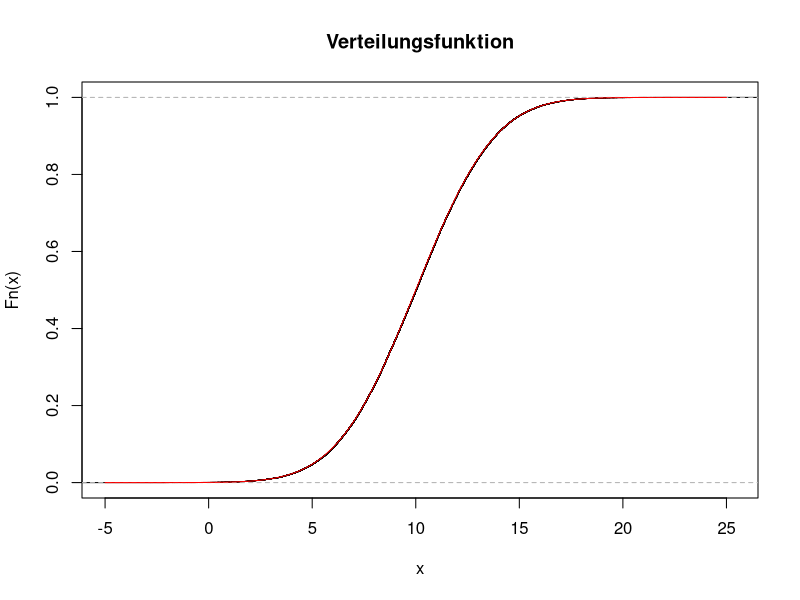
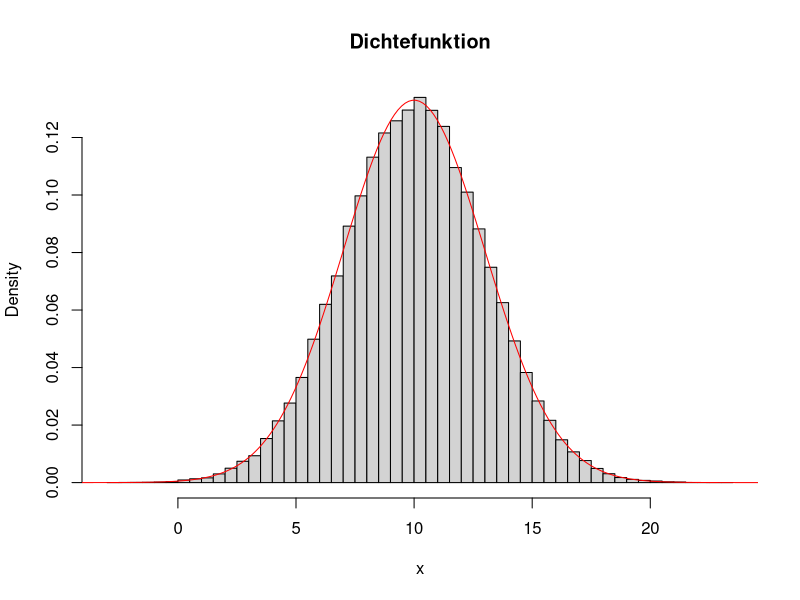
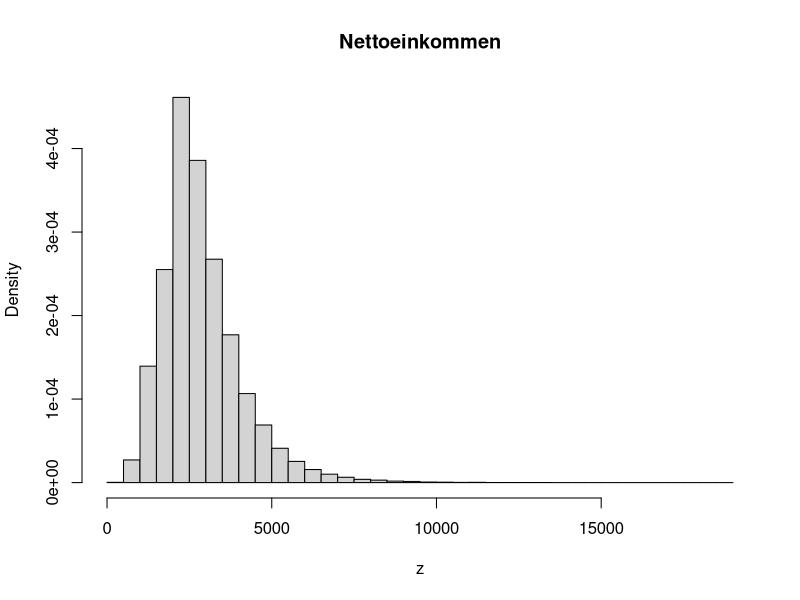
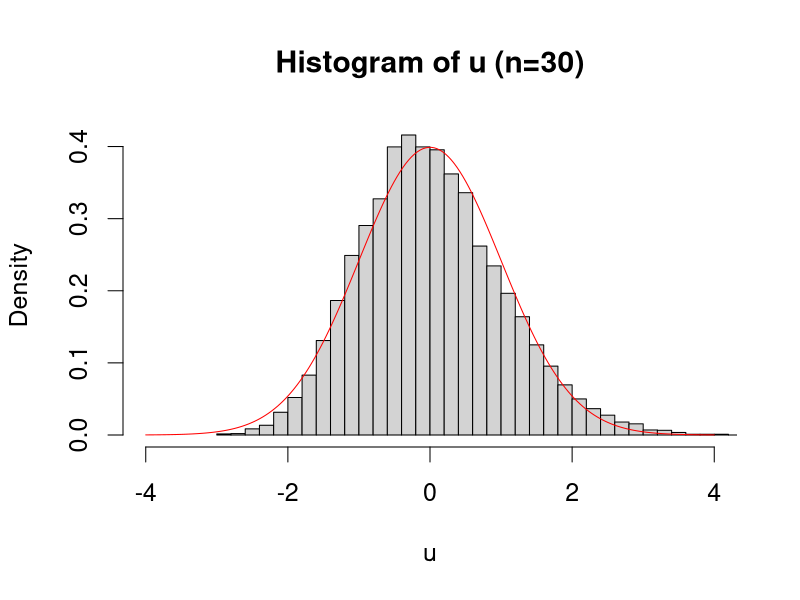
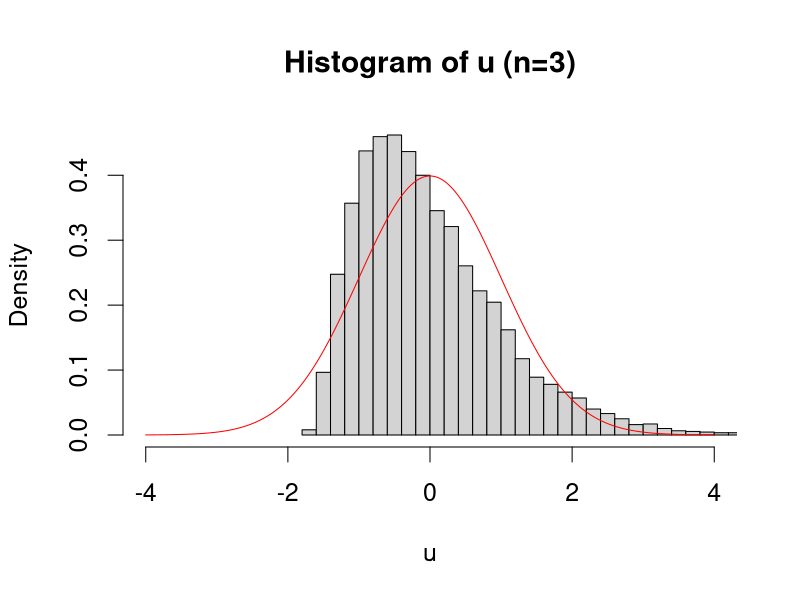
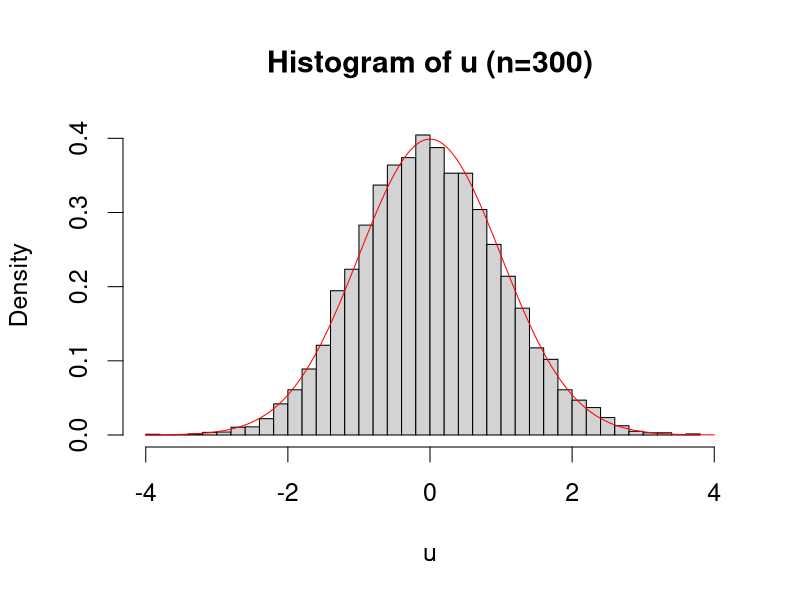
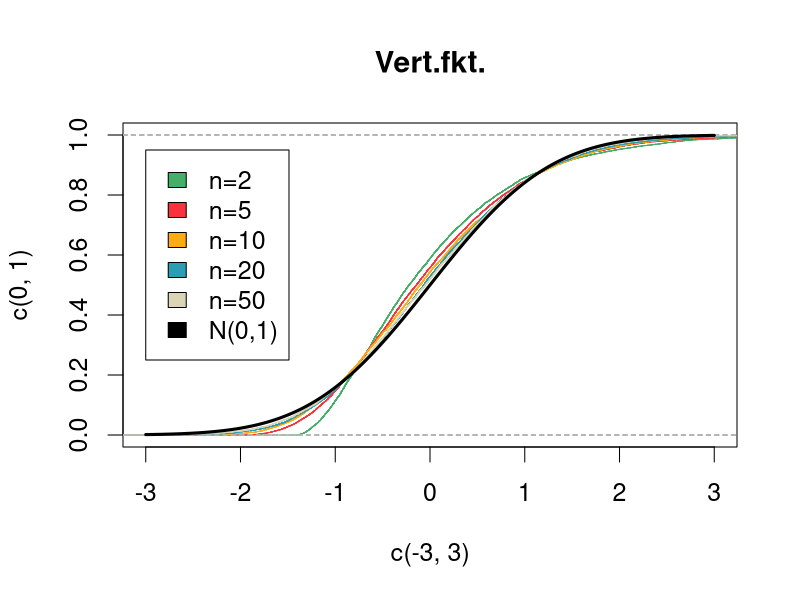

Source code (R) for these figures, in order:
## ---- chunk 1
x <- rnorm(n=100000, mean=10, sd=3)
## ---- chunk 2
mean(x)
## ---- chunk 3
var(x)
## ---- chunk 4
sd(x)
## ---- chunk 5
quantile(x, prob=c(0.05,0.5,0.975))
## ---- chunk 6
plot(ecdf(x), 
     main="Verteilungsfunktion")
g <- seq(from=-5, to=25, length=200)
lines(g, pnorm(g, mean=10, sd=3), col="red")
## ---- chunk 7
hist(x, 
     breaks=50,
     probability=TRUE,
     main="Dichtefunktion")
lines(g, dnorm(g, mean=10, sd=3), col="red")
## ---- chunk 8
n <- 100000
x <- rnorm(n, mean=8, sd=0.5)
y <- exp(x)
s <- ifelse(y <= 2000, 0, 0.35*(y-2000))
z <- y-s
mean(z) # Mittleres Nettoeinkommen
## ---- chunk 9
hist(z, breaks=50, probability=TRUE, 
     main="Nettoeinkommen")
## ---- chunk 10
R <- 10000
u <- rep(0, R)
mu <- 0.5
sigma <- 0.5
n <- 30
for(r in 1:R){
  x <- rexp(n, rate=2)
  xquer <- mean(x)
  u[r] <- sqrt(n)*(xquer - mu)/sigma
}
par(cex=1.5)
hist(u, breaks=50, probability=TRUE,xlim=c(-4,4),
     main="Histogram of u (n=30)")
g <- seq(-4,4, length=200)
lines(g, dnorm(g), col="red")
## ---- chunk 11
R <- 10000
u <- rep(0, R)
mu <- 0.5
sigma <- 0.5
n <- 3
for(r in 1:R){
  x <- rexp(n, rate=2)
  xquer <- mean(x)
  u[r] <- sqrt(n)*(xquer - mu)/sigma
}
par(cex=1.5)
hist(u, breaks=50, probability=TRUE,xlim=c(-4,4),
     main="Histogram of u (n=3)")
g <- seq(-4,4, length=200)
lines(g, dnorm(g), col="red")
## ---- chunk 12
R <- 10000
u <- rep(0, R)
mu <- 0.5
sigma <- 0.5
n <- 300
for(r in 1:R){
  x <- rexp(n, rate=2)
  xquer <- mean(x)
  u[r] <- sqrt(n)*(xquer - mu)/sigma
}
par(cex=1.5)
hist(u, breaks=50, probability=TRUE, xlim=c(-4,4),
     main="Histogram of u (n=300)")
g <- seq(-4,4, length=200)
lines(g, dnorm(g), col="red")
## ---- chunk 13
mu <- 0.5
sigma <- 0.5
R <- 10000
cols <- c("#44AF69","#F8333C","#FCAB10","#2B9EB3","#DBD5B5")
par(cex=1.5)
plot(c(-3,3), c(0,1), type="n",main="Vert.fkt.")
j <- 1
for(n in c(2,5,10,20,50)){
  u <- rep(0, R)
  for(r in 1:R){
    x <- rexp(n, rate=2)
    xquer <- mean(x)
    u[r] <- sqrt(n)*(xquer - mu)/sigma
  }
  lines(ecdf(u),col=cols[j])
  j <- j+1
}
g <- seq(-3, 3, length=200)
lines(g, pnorm(g), lwd=3)
legend(-3,0.95,fill=c(cols,"black"),legend=c("n=2","n=5","n=10","n=20","n=50","N(0,1)"))
